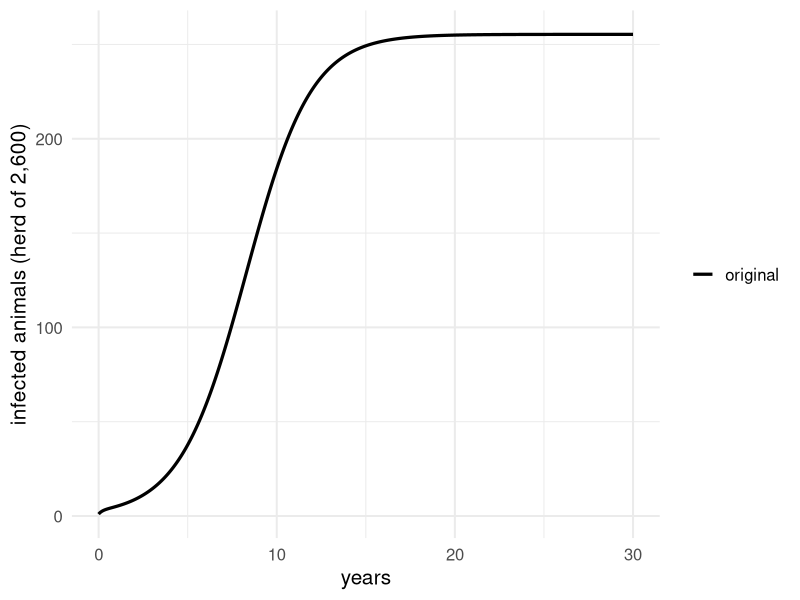
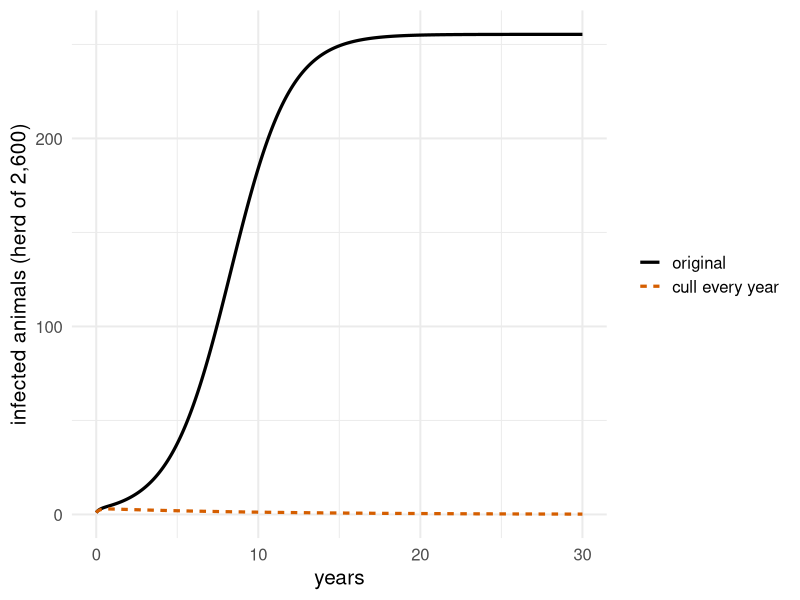
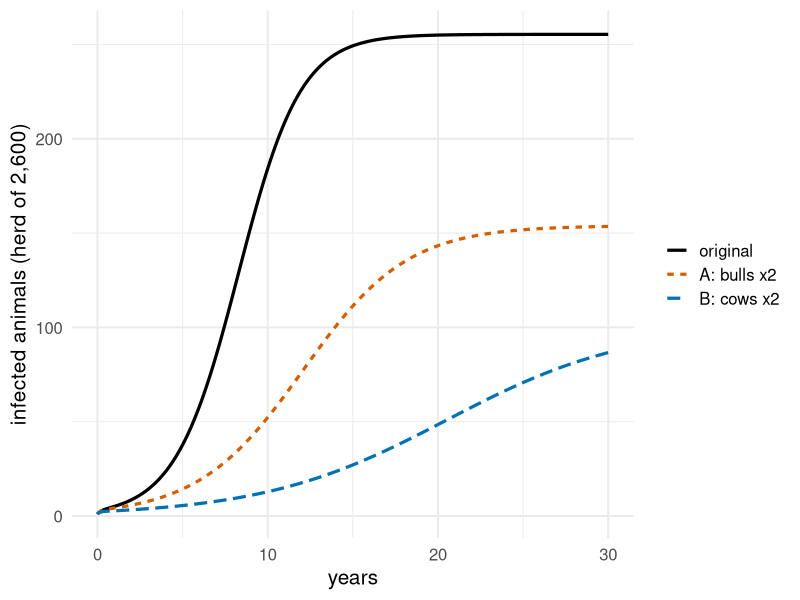
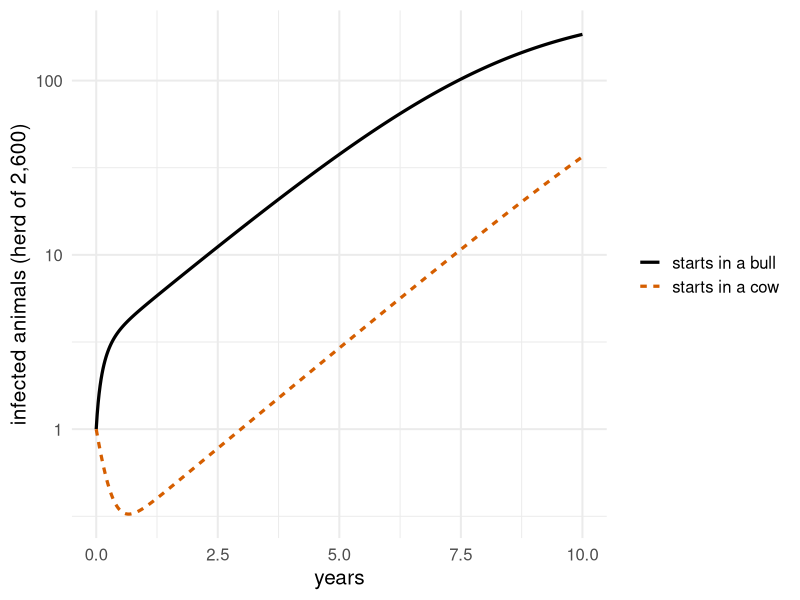
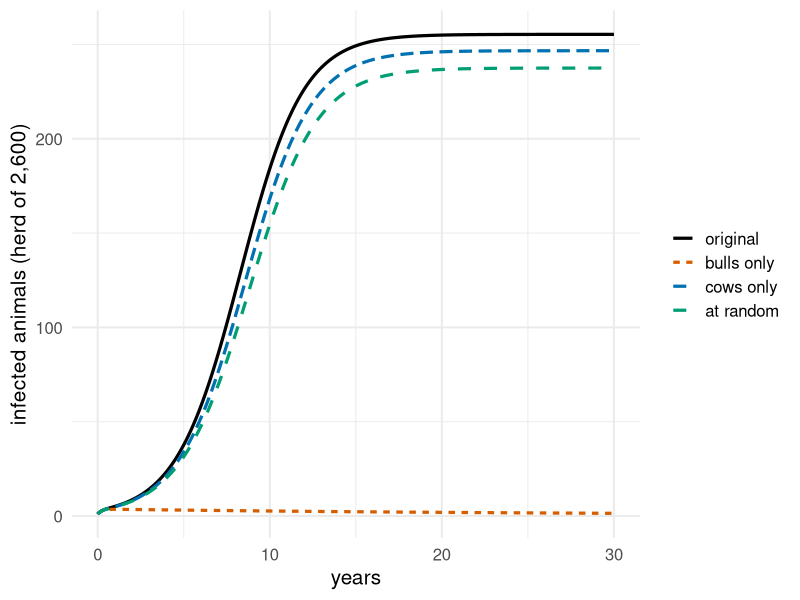
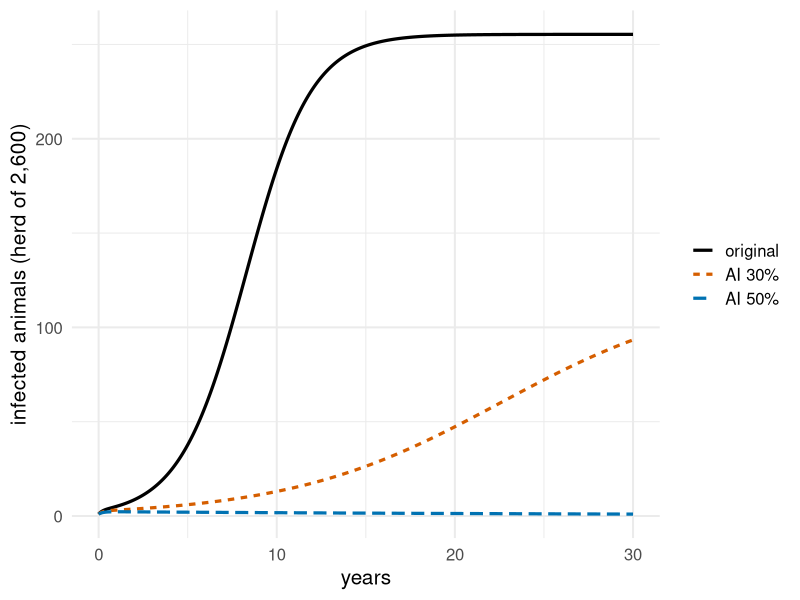

R code for these plots, in order:
## ---- chunk 1
knitr::opts_chunk$set(echo = TRUE, message = FALSE, warning = FALSE,
                      fig.width = 7.5, fig.height = 4.6, dpi = 110)
library(deSolve)
library(ggplot2)
theme_set(theme_minimal(base_size = 15))
## ---- chunk 2
par <- list(
  n_b = 100 / 2600,        # proportion of the herd that is bulls
  beta_bc = 8,             # transmission TO bulls FROM cows (per year)
  beta_cb = 12,            # transmission TO cows FROM bulls (per year)
  gamma_b = 0.25,          # bulls leave the infected class (sold or culled): about 4 years
  gamma_c = 4,             # cows clear the infection: about 1/4 year = 90 days
  seed_b = 1 / 2600,       # at time 0: one infected bull (proportion of the herd)
  seed_c = 0,
  prot_b = 0, prot_c = 0   # fraction of bulls / cows protected (used in Experiment 4)
)
## ---- chunk 3
# K = F V^{-1}, with F = diag(n_b, n_c) B and V = diag(gamma_b, gamma_c).
# Groups in the order: bulls, cows.
make_K <- function(p) {
  B <- matrix(c(0,         p$beta_bc,      # row 1: to bulls (from bulls, from cows)
                p$beta_cb, 0),             # row 2: to cows  (from bulls, from cows)
              nrow = 2, byrow = TRUE)
  S0 <- c((1 - p$prot_b) * p$n_b, (1 - p$prot_c) * (1 - p$n_b))  # susceptibles at P0
  F <- diag(S0) %*% B
  V <- diag(c(p$gamma_b, p$gamma_c))
  F %*% solve(V)
}

# Jacobian at the disease-free equilibrium: J(P0) = F - V
make_J0 <- function(p) {
  V <- diag(c(p$gamma_b, p$gamma_c))
  make_K(p) %*% V - V
}

# spectral radius: the largest absolute value of the eigenvalues
spec_rad <- function(A) max(Mod(eigen(A)$values))

# simulate the model; output in proportions of the herd
simulate <- function(p, years = 30) {
  model <- function(t, y, p) {
    Ib <- y[1]; Ic <- y[2]
    Sb <- (1 - p$prot_b) * p$n_b - Ib           # susceptible bulls (protected ones excluded)
    Sc <- (1 - p$prot_c) * (1 - p$n_b) - Ic     # susceptible cows
    dIb <- Sb * p$beta_bc * Ic - p$gamma_b * Ib
    dIc <- Sc * p$beta_cb * Ib - p$gamma_c * Ic
    list(c(dIb, dIc))
  }
  out <- as.data.frame(ode(y = c(p$seed_b, p$seed_c), times = seq(0, years, by = 0.02),
                           func = model, parms = p, rtol = 1e-10, atol = 1e-15))
  names(out) <- c("time", "Ib", "Ic")
  out
}

# the numbers we compare in every experiment
numbers <- function(p) {
  end <- tail(simulate(p), 1)
  c(R0 = spec_rad(make_K(p)),
    growth_rate_r = max(eigen(make_J0(p))$values),
    infected_bulls_after_30y = round(2600 * end$Ib, 1),
    infected_cows_after_30y  = round(2600 * end$Ic, 1))
}

# figure: infected animals over time, for several scenarios
compare <- function(scenarios, years = 30, log_scale = FALSE) {
  d <- do.call(rbind, lapply(names(scenarios), function(nm) {
    out <- simulate(scenarios[[nm]], years)
    data.frame(time = out$time, infected = 2600 * (out$Ib + out$Ic), scenario = nm)
  }))
  d$scenario <- factor(d$scenario, levels = names(scenarios))
  g <- ggplot(subset(d, infected > 0), aes(time, infected, colour = scenario, linetype = scenario)) +
    geom_line(linewidth = 1.1) +
    scale_colour_manual(values = c("#000000", "#D55E00", "#0072B2", "#009E73")) +
    labs(x = "years", y = "infected animals (herd of 2,600)", colour = NULL, linetype = NULL)
  if (log_scale) g <- g + scale_y_log10()
  g
}
## ---- chunk 4
make_K(par)
make_J0(par)
numbers(par)
## ---- chunk 5
compare(list(original = par))
## ---- chunk 6
p_new <- par
p_new$gamma_b <- 1                       # the scenario: change this to test other values
rbind(original = numbers(par), cull_every_year = numbers(p_new))
## ---- chunk 7
compare(list(original = par, "cull every year" = p_new))
## ---- chunk 8
p_A <- par; p_A$gamma_b <- 0.5           # rancher A: bulls
p_B <- par; p_B$gamma_c <- 8             # rancher B: cows
rbind(original = numbers(par), rancher_A = numbers(p_A), rancher_B = numbers(p_B))
## ---- chunk 9
compare(list(original = par, "A: bulls x2" = p_A, "B: cows x2" = p_B))
## ---- chunk 10
p_new <- par
p_new$seed_b <- 0
p_new$seed_c <- 1 / 2600                 # the scenario: one infected cow
rbind(original = numbers(par), starts_in_a_cow = numbers(p_new))
## ---- chunk 11
compare(list("starts in a bull" = par, "starts in a cow" = p_new), years = 10, log_scale = TRUE)
## ---- chunk 12
protect <- function(p, pb, pc) { q <- p; q$prot_b <- pb; q$prot_c <- pc; q }
p_bulls  <- protect(par, pb = 75 / 100, pc = 0)
p_cows   <- protect(par, pb = 0,        pc = 75 / 2500)
p_random <- protect(par, pb = 75 / 2600, pc = 75 / 2600)
rbind(original = numbers(par), bulls_only = numbers(p_bulls),
      cows_only = numbers(p_cows), at_random = numbers(p_random))
## ---- chunk 13
compare(list(original = par, "bulls only" = p_bulls,
             "cows only" = p_cows, "at random" = p_random))
## ---- chunk 14
ai <- function(p, a) { q <- p; q$beta_bc <- (1 - a) * p$beta_bc; q$beta_cb <- (1 - a) * p$beta_cb; q }
p_30 <- ai(par, 0.3)
p_50 <- ai(par, 0.5)
rbind(original = numbers(par), AI_30 = numbers(p_30), AI_50 = numbers(p_50))
## ---- chunk 15
compare(list(original = par, "AI 30%" = p_30, "AI 50%" = p_50))
